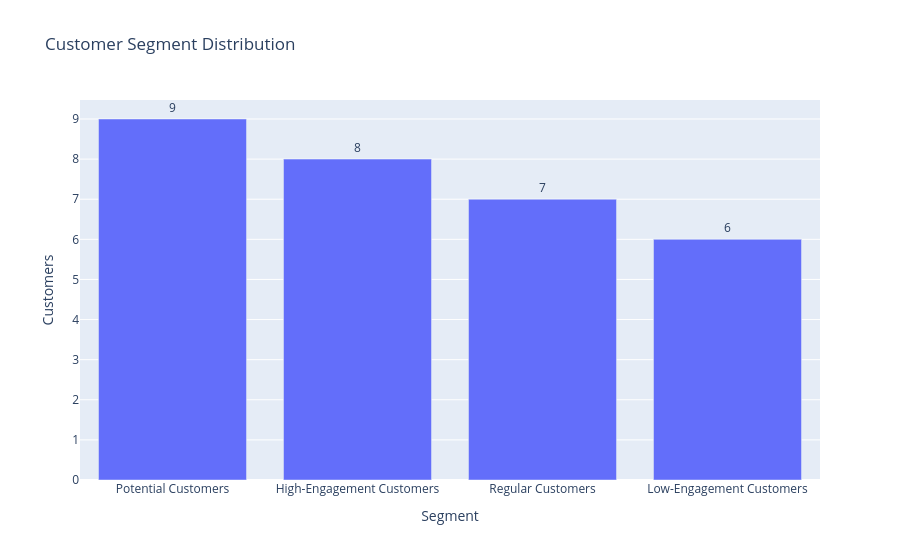

The notebook cell saved with this chart:
### Code cell
segment_counts = (
    df["Segment"]
    .value_counts()
    .reset_index()
)

segment_counts.columns = ["Segment", "Customers"]

fig = px.bar(
    segment_counts,
    x="Segment",
    y="Customers",
    text="Customers",
    title="Customer Segment Distribution"
)

fig.update_traces(
    textposition="outside"
)

fig.show()

### Figure 1 — Plotly figure (JSON) as saved in the notebook; plotly's stock layout.template omitted (floating-point values rounded to 4 significant figures)
{"data": [{"hovertemplate": "Segment=%{x}<br>Customers=%{text}<extra></extra>", "legendgroup": "", "marker": {"color": "#636efa", "pattern": {"shape": ""}}, "name": "", "orientation": "v", "showlegend": false, "text": [9.0, 8.0, 7.0, 6.0], "textposition": "outside", "type": "bar", "x": ["Potential Customers", "High-Engagement Customers", "Regular Customers", "Low-Engagement Customers"], "xaxis": "x", "y": [9, 8, 7, 6], "yaxis": "y"}], "layout": {"barmode": "relative", "legend": {"tracegroupgap": 0}, "title": {"text": "Customer Segment Distribution"}, "xaxis": {"anchor": "y", "domain": [0, 1], "title": {"text": "Segment"}}, "yaxis": {"anchor": "x", "domain": [0, 1], "title": {"text": "Customers"}}}}
